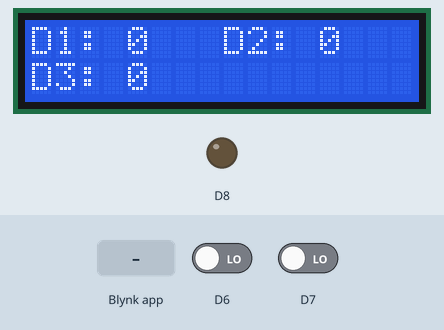
This sketch was run on a simulated ESP8266 (NodeMCU). Parts: 16×2 character LCD, output pins drawn as LEDs (lit = HIGH). The inputs (shaded band) are chosen by the test bench; at power-on: D6 LOW, D7 LOW. WiFi joins after 1.5 s; servers stay silent unless stated.

Above: at 8.5 s.
8.6 s: Blynk app writes 200 to V1
At 9.4 s:
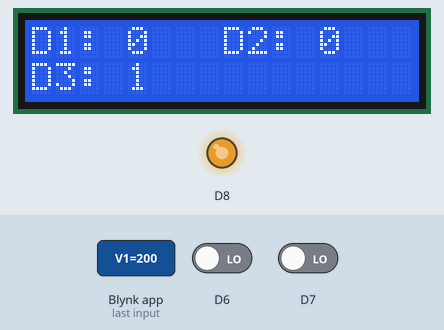
10.3 s: Blynk app writes 1 to V1
At 10.43 s:
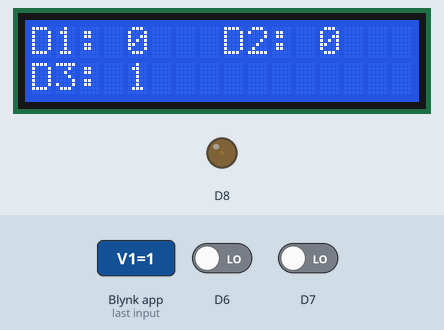
11.9 s: D6 driven HIGH
At 12.4 s:
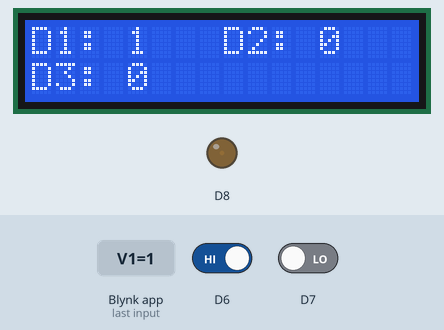
13.5 s: D7 driven HIGH
At 14.5 s:
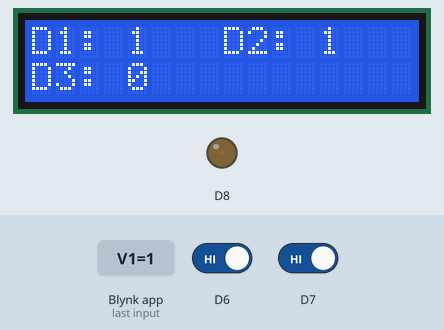
15.1 s: D6 driven LOW
At 16.6 s:
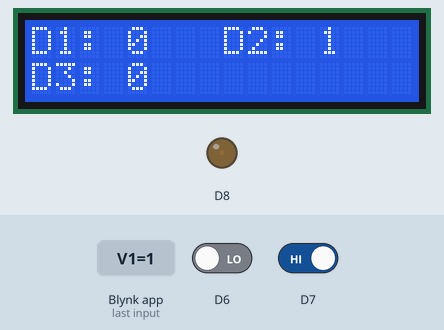
Timing chart, 0 to 17.6 s (numbered marks = the images above; inputs shaded):
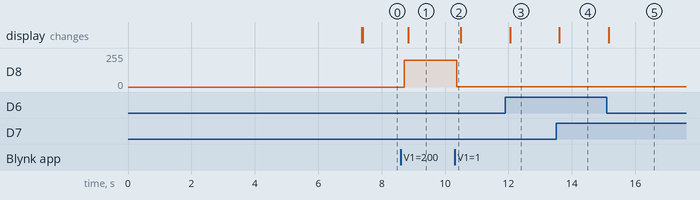

The sketch:

home_autoamtion_blynk_mecs.ino
```cpp
/* Comment this out to disable prints and save space */
#define BLYNK_PRINT Serial

#include <LiquidCrystal.h>


#include <ESP8266WiFi.h>
#include <BlynkSimpleEsp8266.h>

char auth[] = "402a3d9301ae4affb9e7166d55c9bc5e";

// Your WiFi credentials.
// Set password to "" for open networks.
char ssid[] = "project12";
char pass[] = "project123456";
int rr = 0;
int rrr = 0;

WidgetLCD lcd1(V0);

BLYNK_WRITE(V1) {
 int buttonState = param.asInt ();

analogWrite(D8,buttonState);
delay(100);
if (buttonState > 20)
{
  rr = 1;
}
 else {
  rr = 0;
 }
}
/*
BLYNK_WRITE(V2) {
 int buttonState = param.asInt ();

Serial.println("looppppp");
analogWrite(D7,buttonState);
delay(100);
if (buttonState > 0)
{
  rrr = 1;
}
 else {
  rrr = 0;
 }
}
*/
LiquidCrystal lcd (D0,D1,D2,D3,D4,D5);

void setup()
{
  // Debug console
  Serial.begin(9600);
lcd.begin(16,2);

lcdstring(0,0,"HOME  APPLIANCES   ");
lcdstring(0,1,"  CONTROL SYSTEM   ");
delay(2500);


  Blynk.begin(auth, ssid, pass);

Blynk.notify("kit started");
delay(1000);

  lcd1.clear(); //Use it to clear the LCD Widget
  lcd1.print(0, 0, "HOME APPLIANCES"); // use: (position X: 0-15, position Y: 0-1, "Message you want to print")
  lcd1.print(0, 1, "    CONTROL    ");
  delay(2000);

   lcd1.clear();

lcdstring(0,0,"                    ");
lcdstring(0,1,"                    ");
}

void loop()
{
  Blynk.run();
lcd1.print(0,0,"D1: "+String(digitalRead(D6)));
lcd1.print(8,0,"D2: "+String(digitalRead(D7)));
lcd1.print(0,1,"D3: "+String(rr));
delay(20);

lcdstring(0,0,"D1: "+String(digitalRead(D6)));
lcdstring(8,0,"D2: "+String(digitalRead(D7)));
lcdstring(0,1,"D3: "+String(rr));
delay(200);
}
void lcdstring(int a, int b, String dataa)
{
lcd.setCursor(a,b);
lcd.print(dataa);
}
```

Measured:
- after the input at 8.6 s, D8: 0/255 → 200/255 after 0.11 s; the display: changes after 0.23 s (image 1)
- after the input at 10.3 s, D8: 200/255 → 1/255 after 0.07 s
- after the input at 11.9 s, the display: changes after 0.15 s (image 3)
- after the input at 13.5 s, the display: changes after 0.11 s (image 4)
- after the input at 15.1 s, the display: changes after 0.07 s (image 5)
